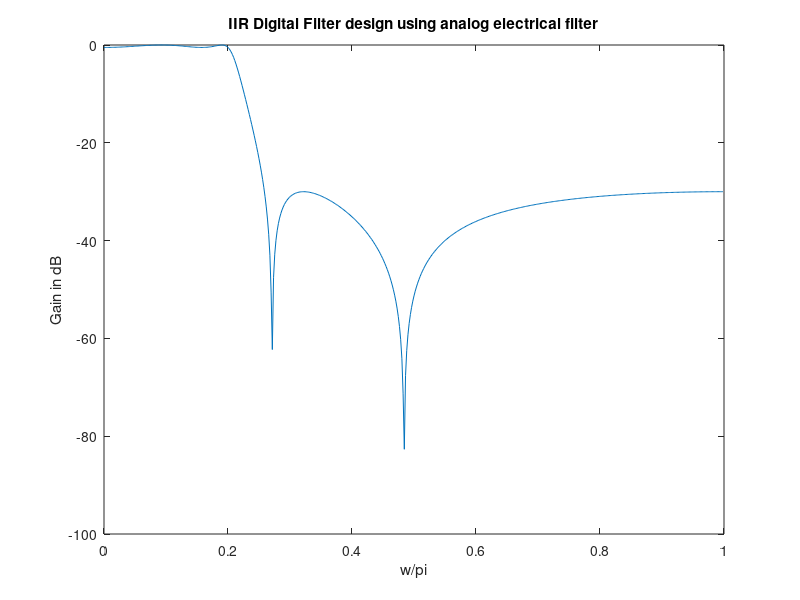
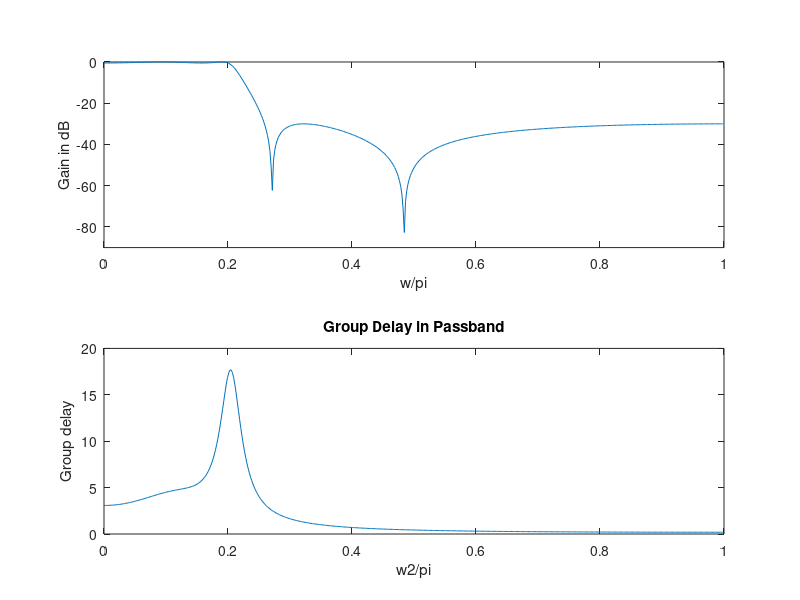

Here is the MATLAB script that generated these plots, in order:
Fs=8000
Fpass=800
Fstop=1000
rp=0.5
rs=30
wp=2*pi*Fpass/Fs
ws=2*pi*Fstop/Fs
wp
ws
[N,wn]=ellipord(wp,ws,rp,rs)
[num,den]=ellip(N,rp,rs,.2)
N=512;
[H,W]=freqz(num,den,N);
figure(1)
plot(W/pi,20*log10(abs(H)))

xlabel('w/pi');
ylabel('Gain in dB');
title('IIR Digital Filter design using analog electrical filter');
% 
% figure(2)
% plot(Fs*(W/pi),20*log10(abs(H)))
% xlabel('Fs*(W/pi)');
% ylabel('Gain in dB');
% title('IIR Digital Filter design using analog elliptical filter');
 figure(3)
 subplot(2,1,1)
 plot(W/pi,20*log10(abs(H)))
 axis([0,1,-90,0])
 xlabel('w/pi');
 ylabel('Gain in dB');
 [GdH,w2]=grpdelay(num,den,512);
 subplot(2,1,2)
 plot(w2/pi, GdH)
 xlabel('w2/pi');
 ylabel('Group delay');
 title('Group Delay in Passband');